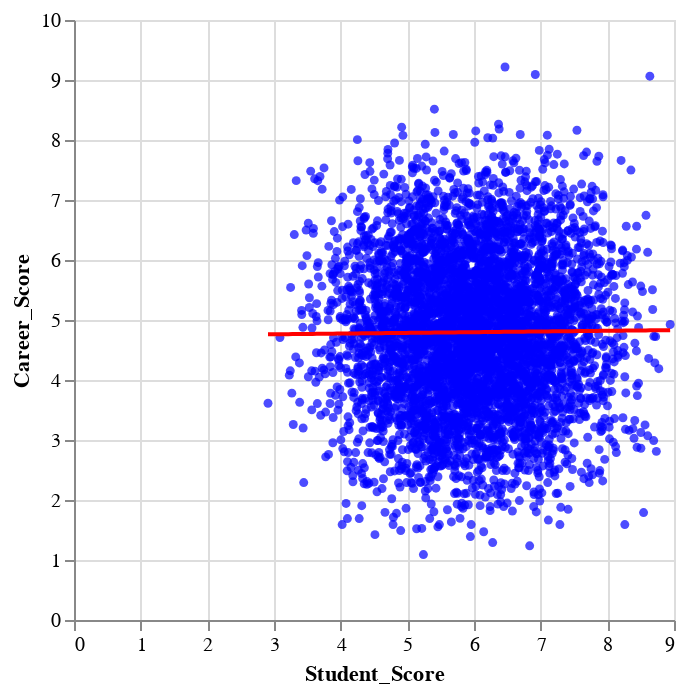

Notebook cell for this chart:
### Code cell
from sklearn.linear_model import LinearRegression
from sklearn.metrics import mean_squared_error
from sklearn.model_selection import train_test_split

#field_of_study_data = edu_career_data[edu_career_data['Field_of_Study'] == 'Arts']
field_of_study_data = edu_career_data

column_x = 'Student_Score'
column_y = 'Career_Score'
X = field_of_study_data[[column_x]]
y = field_of_study_data[column_y]

X_train, X_test, y_train, y_test = train_test_split(X, y, test_size=0.2)

reg = LinearRegression().fit(X, y)
print("Model:", " + ".join([f"{reg.intercept_:.2f}"] + [f"{coef:.2f}({X.columns[i]})" for i, coef in enumerate(reg.coef_)]))
print("Error:", mean_squared_error(y, reg.predict(X)))

x_range = np.linspace(field_of_study_data[column_x].min(), field_of_study_data[column_x].max(), 100)
regression_df = pd.DataFrame({column_x: x_range})
regression_df[column_y] = reg.predict(regression_df)

scatter_plot = alt.Chart(field_of_study_data).mark_circle(size=20, color='blue').encode(
    x=column_x,
    y=column_y
)

line_plot = alt.Chart(regression_df).mark_line(color='red').encode(
    x=column_x,
    y=column_y
)

scatter_plot + line_plot

### Figure 1 — Vega-Lite specification as saved in the notebook (floating-point values rounded to 4 significant figures; data arrays with more than 128 entries replaced by an {"elided": "..."} marker saying what was removed)
{"config": {"view": {"continuousWidth": 300, "continuousHeight": 300}}, "layer": [{"data": {"name": "data-9fda40256d3ea5ede5d8774e02a285b7"}, "mark": {"type": "circle", "color": "blue", "size": 20}, "encoding": {"x": {"field": "Student_Score", "type": "quantitative"}, "y": {"field": "Career_Score", "type": "quantitative"}}}, {"data": {"name": "data-5043065913621af9061f8debb35e1279"}, "mark": {"type": "line", "color": "red"}, "encoding": {"x": {"field": "Student_Score", "type": "quantitative"}, "y": {"field": "Career_Score", "type": "quantitative"}}}], "$schema": "https://vega.github.io/schema/vega-lite/v5.20.1.json", "datasets": {"data-9fda40256d3ea5ede5d8774e02a285b7": {"elided": "5000 records"}, "data-5043065913621af9061f8debb35e1279": [{"Student_Score": 2.91, "Career_Score": 4.761}, {"Student_Score": 2.971, "Career_Score": 4.762}, {"Student_Score": 3.032, "Career_Score": 4.762}, {"Student_Score": 3.093, "Career_Score": 4.763}, {"Student_Score": 3.154, "Career_Score": 4.764}, {"Student_Score": 3.215, "Career_Score": 4.764}, {"Student_Score": 3.276, "Career_Score": 4.765}, {"Student_Score": 3.337, "Career_Score": 4.766}, {"Student_Score": 3.397, "Career_Score": 4.767}, {"Student_Score": 3.458, "Career_Score": 4.767}, {"Student_Score": 3.519, "Career_Score": 4.768}, {"Student_Score": 3.58, "Career_Score": 4.769}, {"Student_Score": 3.641, "Career_Score": 4.769}, {"Student_Score": 3.702, "Career_Score": 4.77}, {"Student_Score": 3.763, "Career_Score": 4.771}, {"Student_Score": 3.824, "Career_Score": 4.772}, {"Student_Score": 3.885, "Career_Score": 4.772}, {"Student_Score": 3.946, "Career_Score": 4.773}, {"Student_Score": 4.007, "Career_Score": 4.774}, {"Student_Score": 4.068, "Career_Score": 4.774}, {"Student_Score": 4.129, "Career_Score": 4.775}, {"Student_Score": 4.19, "Career_Score": 4.776}, {"Student_Score": 4.251, "Career_Score": 4.777}, {"Student_Score": 4.311, "Career_Score": 4.777}, {"Student_Score": 4.372, "Career_Score": 4.778}, {"Student_Score": 4.433, "Career_Score": 4.779}, {"Student_Score": 4.494, "Career_Score": 4.779}, {"Student_Score": 4.555, "Career_Score": 4.78}, {"Student_Score": 4.616, "Career_Score": 4.781}, {"Student_Score": 4.677, "Career_Score": 4.782}, {"Student_Score": 4.738, "Career_Score": 4.782}, {"Student_Score": 4.799, "Career_Score": 4.783}, {"Student_Score": 4.86, "Career_Score": 4.784}, {"Student_Score": 4.921, "Career_Score": 4.784}, {"Student_Score": 4.982, "Career_Score": 4.785}, {"Student_Score": 5.043, "Career_Score": 4.786}, {"Student_Score": 5.104, "Career_Score": 4.786}, {"Student_Score": 5.165, "Career_Score": 4.787}, {"Student_Score": 5.226, "Career_Score": 4.788}, {"Student_Score": 5.286, "Career_Score": 4.789}, {"Student_Score": 5.347, "Career_Score": 4.789}, {"Student_Score": 5.408, "Career_Score": 4.79}, {"Student_Score": 5.469, "Career_Score": 4.791}, {"Student_Score": 5.53, "Career_Score": 4.791}, {"Student_Score": 5.591, "Career_Score": 4.792}, {"Student_Score": 5.652, "Career_Score": 4.793}, {"Student_Score": 5.713, "Career_Score": 4.794}, {"Student_Score": 5.774, "Career_Score": 4.794}, {"Student_Score": 5.835, "Career_Score": 4.795}, {"Student_Score": 5.896, "Career_Score": 4.796}, {"Student_Score": 5.957, "Career_Score": 4.796}, {"Student_Score": 6.018, "Career_Score": 4.797}, {"Student_Score": 6.079, "Career_Score": 4.798}, {"Student_Score": 6.14, "Career_Score": 4.799}, {"Student_Score": 6.2, "Career_Score": 4.799}, {"Student_Score": 6.261, "Career_Score": 4.8}, {"Student_Score": 6.322, "Career_Score": 4.801}, {"Student_Score": 6.383, "Career_Score": 4.801}, {"Student_Score": 6.444, "Career_Score": 4.802}, {"Student_Score": 6.505, "Career_Score": 4.803}, {"Student_Score": 6.566, "Career_Score": 4.804}, {"Student_Score": 6.627, "Career_Score": 4.804}, {"Student_Score": 6.688, "Career_Score": 4.805}, {"Student_Score": 6.749, "Career_Score": 4.806}, {"Student_Score": 6.81, "Career_Score": 4.806}, {"Student_Score": 6.871, "Career_Score": 4.807}, {"Student_Score": 6.932, "Career_Score": 4.808}, {"Student_Score": 6.993, "Career_Score": 4.808}, {"Student_Score": 7.054, "Career_Score": 4.809}, {"Student_Score": 7.114, "Career_Score": 4.81}, {"Student_Score": 7.175, "Career_Score": 4.811}, {"Student_Score": 7.236, "Career_Score": 4.811}, {"Student_Score": 7.297, "Career_Score": 4.812}, {"Student_Score": 7.358, "Career_Score": 4.813}, {"Student_Score": 7.419, "Career_Score": 4.813}, {"Student_Score": 7.48, "Career_Score": 4.814}, {"Student_Score": 7.541, "Career_Score": 4.815}, {"Student_Score": 7.602, "Career_Score": 4.816}, {"Student_Score": 7.663, "Career_Score": 4.816}, {"Student_Score": 7.724, "Career_Score": 4.817}, {"Student_Score": 7.785, "Career_Score": 4.818}, {"Student_Score": 7.846, "Career_Score": 4.818}, {"Student_Score": 7.907, "Career_Score": 4.819}, {"Student_Score": 7.968, "Career_Score": 4.82}, {"Student_Score": 8.028, "Career_Score": 4.821}, {"Student_Score": 8.089, "Career_Score": 4.821}, {"Student_Score": 8.15, "Career_Score": 4.822}, {"Student_Score": 8.211, "Career_Score": 4.823}, {"Student_Score": 8.272, "Career_Score": 4.823}, {"Student_Score": 8.333, "Career_Score": 4.824}, {"Student_Score": 8.394, "Career_Score": 4.825}, {"Student_Score": 8.455, "Career_Score": 4.826}, {"Student_Score": 8.516, "Career_Score": 4.826}, {"Student_Score": 8.577, "Career_Score": 4.827}, {"Student_Score": 8.638, "Career_Score": 4.828}, {"Student_Score": 8.699, "Career_Score": 4.828}, {"Student_Score": 8.76, "Career_Score": 4.829}, {"Student_Score": 8.821, "Career_Score": 4.83}, {"Student_Score": 8.882, "Career_Score": 4.831}, {"Student_Score": 8.943, "Career_Score": 4.831}]}}
